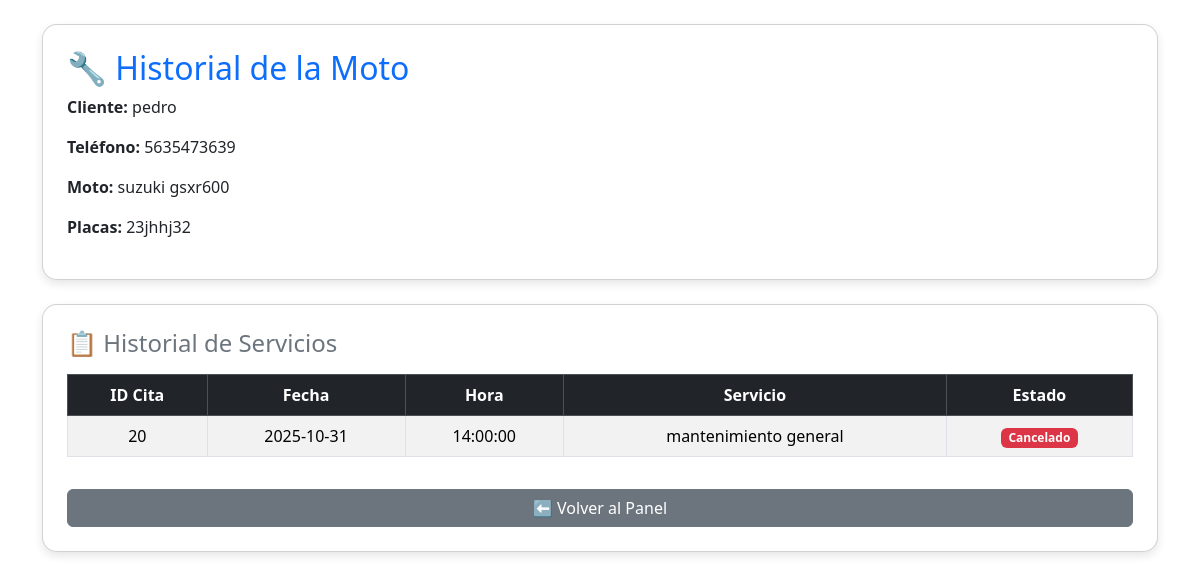
The app's page /admin/historial_moto.php?id_moto=21 (signed in) with its own data.
### tables this page shows
CREATE TABLE `citas` (
  `id_cita` int(11) NOT NULL,
  `id_cliente` int(11) NOT NULL,
  `id_moto` int(11) NOT NULL,
  `fecha_cita` date NOT NULL,
  `hora_cita` time NOT NULL,
  `servicio` varchar(100) NOT NULL,
  `estado` varchar(20) DEFAULT 'Pendiente',
  `fecha_registro` timestamp NOT NULL DEFAULT current_timestamp()
);

CREATE TABLE `clientes` (
  `id_cliente` int(11) NOT NULL,
  `nombre` varchar(100) NOT NULL,
  `telefono` varchar(20) NOT NULL,
  `correo` varchar(100) DEFAULT NULL
);

CREATE TABLE `motos` (
  `id_moto` int(11) NOT NULL,
  `id_cliente` int(11) NOT NULL,
  `marca` varchar(50) NOT NULL,
  `modelo` varchar(50) NOT NULL,
  `anio` int(11) DEFAULT NULL,
  `placas` varchar(20) DEFAULT NULL
);

### admin/historial_moto.php (the view, shortened to what this page needs)
<?php
include("../conexion.php");
$id_moto = intval($_GET['id_moto']);
$sql = "
  SELECT c.id_cita, c.fecha_cita, c.hora_cita, c.servicio, c.estado,
         cl.nombre AS cliente, cl.telefono,
         m.marca, m.modelo, m.placas
  FROM citas c
  INNER JOIN clientes cl ON c.id_cliente = cl.id_cliente
  INNER JOIN motos m ON c.id_moto = m.id_moto
  WHERE m.id_moto = $id_moto
  ORDER BY c.fecha_cita DESC, c.hora_cita DESC
";
$res = $conn->query($sql);
$data = [];
while ($row = $res->fetch_assoc()) {
    $data[] = $row;
}
$moto = $data[0];
?>
<!DOCTYPE html>
<html lang="es">
<head>
<link rel="stylesheet" href="https://cdn.jsdelivr.net/npm/bootstrap@5.3.3/dist/css/bootstrap.min.css">
</head>
<body class="container mt-4">
<div class="card p-4 mb-4">
  <h2 class="text-primary">🔧 Historial de la Moto</h2>
  <p><strong>Cliente:</strong> <?= $moto['cliente'] ?></p>
  <p><strong>Teléfono:</strong> <?= $moto['telefono'] ?></p>
  <p><strong>Moto:</strong> <?= $moto['marca'] . " " . $moto['modelo'] ?></p>
  <p><strong>Placas:</strong> <?= $moto['placas'] ?></p>
</div>
<div class="card p-4">
  <h4 class="text-secondary mb-3">📋 Historial de Servicios</h4>
  <table class="table table-bordered table-striped text-center">
    <thead class="table-dark">
      <tr>
        <th>ID Cita</th>
        <th>Fecha</th>
        <th>Hora</th>
        <th>Servicio</th>
        <th>Estado</th>
      </tr>
    </thead>
    <tbody>
      <?php foreach ($data as $row) { ?>
      <tr>
        <td><?= $row['id_cita'] ?></td>
        <td><?= $row['fecha_cita'] ?></td>
        <td><?= $row['hora_cita'] ?></td>
        <td><?= $row['servicio'] ?></td>
        <td>
          <span class="badge
            <?= $row['estado']=='Pendiente' ? 'bg-warning text-dark' :
               ($row['estado']=='Entregado' ? 'bg-success' :
               'bg-danger') ?>">
            <?= $row['estado'] ?>
          </span>
        </td>
      </tr>
      <?php } ?>
    </tbody>
  </table>
  <a href="index.php" class="btn btn-secondary mt-3">⬅ Volver al Panel</a>
</div>
</body>
</html>

### admin/historial_moto.php (style rules this page uses)
.card { border-radius: 15px; box-shadow: 0 4px 10px rgba(0,0,0,0.1); }

### records on screen
citas: id_cliente.nombre "pedro", id_cliente.telefono "5635473639", id_moto.marca "suzuki", id_moto.modelo "gsxr600", id_moto.placas "23jhhj32", id_cita "20", fecha_cita "2025-10-31", hora_cita "14:00:00", servicio "mantenimiento general", estado "Cancelado"
